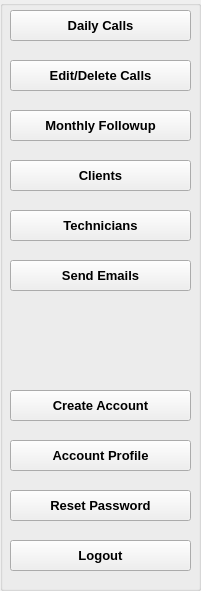
  <widget class="QGroupBox" name="groupBox_4">
   <property name="enabled">
    <bool>true</bool>
   </property>
   <property name="geometry">
    <rect>
     <x>10</x>
     <y>10</y>
     <width>201</width>
     <height>591</height>
    </rect>
   </property>
   <property name="title">
    <string/>
   </property>
   <widget class="QPushButton" name="editdelcalls">
    <property name="geometry">
     <rect>
      <x>10</x>
      <y>60</y>
      <width>181</width>
      <height>31</height>
     </rect>
    </property>
    <property name="font">
     <font>
      <family>Segoe UI</family>
      <pointsize>10</pointsize>
      <weight>75</weight>
      <bold>true</bold>
     </font>
    </property>
    <property name="text">
     <string>Edit/Delete Calls</string>
    </property>
   </widget>
   <widget class="QPushButton" name="techbutton">
    <property name="geometry">
     <rect>
      <x>10</x>
      <y>210</y>
      <width>181</width>
      <height>31</height>
     </rect>
    </property>
    <property name="font">
     <font>
      <family>Segoe UI</family>
      <pointsize>10</pointsize>
      <weight>75</weight>
      <bold>true</bold>
     </font>
    </property>
    <property name="text">
     <string>Technicians</string>
    </property>
   </widget>
   <widget class="QPushButton" name="dailymovebutton">
    <property name="geometry">
     <rect>
      <x>10</x>
      <y>10</y>
      <width>181</width>
      <height>31</height>
     </rect>
    </property>
    <property name="font">
     <font>
      <family>Segoe UI</family>
      <pointsize>10</pointsize>
      <weight>75</weight>
      <bold>true</bold>
     </font>
    </property>
    <property name="text">
     <string>Daily Calls</string>
    </property>
   </widget>
   <widget class="QPushButton" name="createuserbutt">
    <property name="geometry">
     <rect>
      <x>10</x>
      <y>390</y>
      <width>181</width>
      <height>31</height>
     </rect>
    </property>
    <property name="font">
     <font>
      <family>Segoe UI</family>
      <pointsize>10</pointsize>
      <weight>75</weight>
      <bold>true</bold>
     </font>
    </property>
    <property name="text">
     <string>Create Account</string>
    </property>
   </widget>
   <widget class="QPushButton" name="monthlyfollowupbutton">
    <property name="geometry">
     <rect>
      <x>10</x>
      <y>110</y>
      <width>181</width>
      <height>31</height>
     </rect>
    </property>
    <property name="font">
     <font>
      <family>Segoe UI</family>
      <pointsize>10</pointsize>
      <weight>75</weight>
      <bold>true</bold>
     </font>
    </property>
    <property name="text">
     <string>Monthly Followup</string>
    </property>
   </widget>
   <widget class="QPushButton" name="clientbutton">
    <property name="geometry">
     <rect>
      <x>10</x>
      <y>160</y>
      <width>181</width>
      <height>31</height>
     </rect>
    </property>
    <property name="font">
     <font>
      <family>Segoe UI</family>
      <pointsize>10</pointsize>
      <weight>75</weight>
      <bold>true</bold>
     </font>
    </property>
    <property name="text">
     <string>Clients</string>
    </property>
   </widget>
   <widget class="QPushButton" name="openprofuser">
    <property name="geometry">
     <rect>
      <x>10</x>
      <y>440</y>
      <width>181</width>
      <height>31</height>
     </rect>
    </property>
    <property name="font">
     <font>
      <family>Segoe UI</family>
      <pointsize>10</pointsize>
      <weight>75</weight>
      <bold>true</bold>
     </font>
    </property>
    <property name="text">
     <string>Account Profile</string>
    </property>
   </widget>
   <widget class="QPushButton" name="sendemails">
    <property name="geometry">
     <rect>
      <x>10</x>
      <y>260</y>
      <width>181</width>
      <height>31</height>
     </rect>
    </property>
    <property name="font">
     <font>
      <family>Segoe UI</family>
      <pointsize>10</pointsize>
      <weight>75</weight>
      <bold>true</bold>
     </font>
    </property>
    <property name="text">
     <string>Send Emails</string>
    </property>
   </widget>
   <widget class="QPushButton" name="logoutbutton">
    <property name="geometry">
     <rect>
      <x>10</x>
      <y>540</y>
      <width>181</width>
      <height>31</height>
     </rect>
    </property>
    <property name="font">
     <font>
      <family>Segoe UI</family>
      <pointsize>10</pointsize>
      <weight>75</weight>
      <bold>true</bold>
     </font>
    </property>
    <property name="text">
     <string>Logout</string>
    </property>
   </widget>
   <widget class="QPushButton" name="openresetpassword">
    <property name="geometry">
     <rect>
      <x>10</x>
      <y>490</y>
      <width>181</width>
      <height>31</height>
     </rect>
    </property>
    <property name="font">
     <font>
      <family>Segoe UI</family>
      <pointsize>10</pointsize>
      <weight>75</weight>
      <bold>true</bold>
     </font>
    </property>
    <property name="text">
     <string>Reset Password</string>
    </property>
   </widget>
  </widget>
